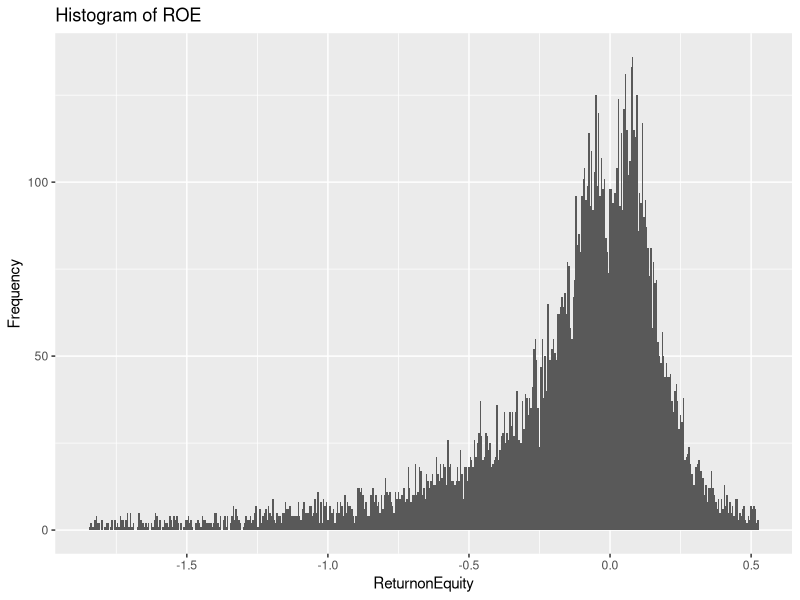
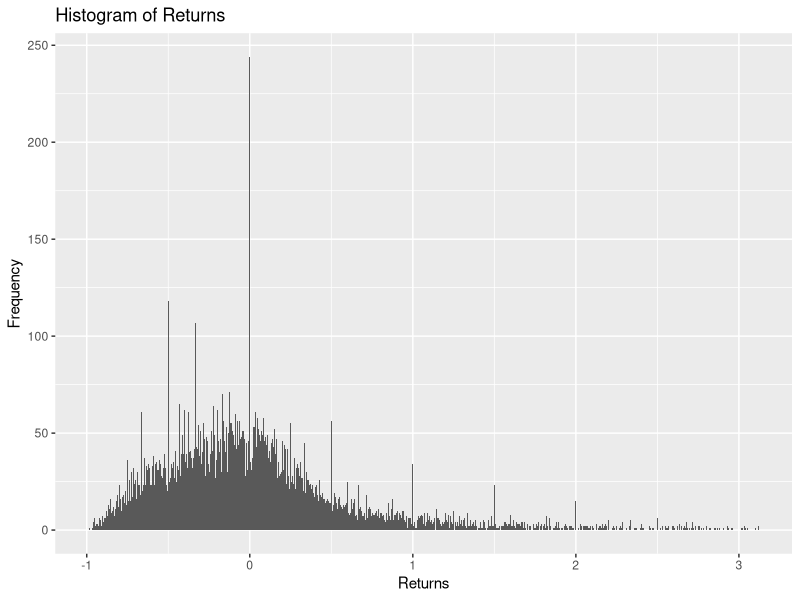
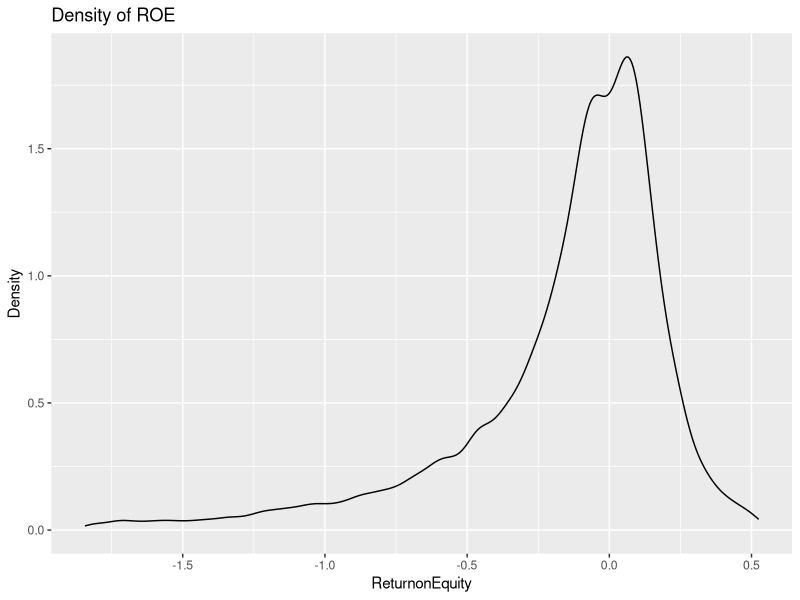
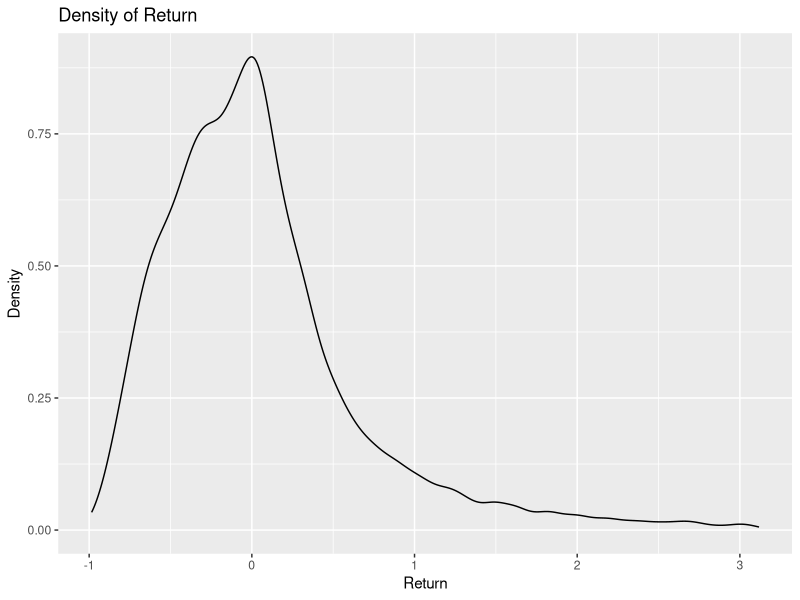
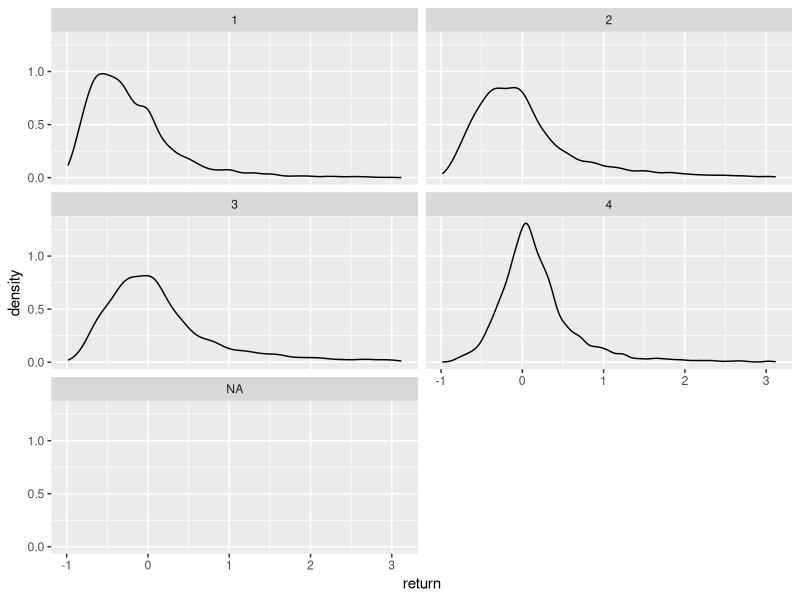

Generate these figures, in order, with R: (Note: this script raises an error after producing the figures.)
#import data (can use the menu import or the following code where XXXXX
# is the directory to the
# folders where you have saved the dataset ‘fatdata1’)
library(readxl)

fatdata1 <- read_excel("fatdata1.xlsx")
library(tidyverse)
# WEEKONE get descriptive stats for ROE and Return both for the sample as a whole
# and then by size groups
# define quantiles of interest
q = c(.25, .5, .75)

ROESummary <-
  fatdata1 %>%
  select(roe) %>%
  summarise(count = n(),
            mean = mean(roe), median =median(roe),
            min = min(roe), max = max(roe),
            quant25 = quantile(roe, probs = q[1]),
            quant75 = quantile(roe, probs = q[3]),
            sd = sd(roe))

ROESummarySize <-
  fatdata1 %>%
  group_by(size_group) %>%
  summarise(count = n(),
            mean = mean(roe),
            median = median(roe),
            min = min(roe), max = max(roe),
            quant25 = quantile(roe, probs = q[1]),
            quant75 = quantile(roe, probs = q[3]), sd = sd(roe))

ReturnSummary <-
  fatdata1 %>%
  select(return) %>%
  summarise(count = n(),
            mean = mean(return),
            median =median(return),
            min = min(return),max = max(return),
            quant25 = quantile(return, probs = q[1]),
            quant75 = quantile(return, probs = q[3]),
            sd = sd(return))

ReturnSummarySize <-
  fatdata1 %>%
  group_by(size_group) %>%
  summarise(count = n(),
            mean = mean(return),
            median =median(return),
            min = min(return),
            max = max(return),
            quant25 = quantile(return, probs = q[1]),
            quant75 = quantile(return, probs = q[3]),
            sd = sd(return))

## WEEKONE get histogram and density plot for ROE and Return
## get histogram for roe, return
ggplot(fatdata1, aes(roe)) +
  geom_histogram(binwidth = 0.005)+
  ggtitle("Histogram of ROE") +
  xlab("ReturnonEquity") + ylab("Frequency")

ggplot(fatdata1, aes(return)) +
  geom_histogram(binwidth = 0.005)+
  ggtitle("Histogram of Returns")+
  xlab("Returns") + ylab("Frequency")

ggplot(fatdata1, aes(x = roe)) +
  geom_density()+
  ggtitle("Density of ROE") +
  xlab("ReturnonEquity") + ylab("Density")

ggplot(fatdata1, aes(x = return)) +
  geom_density() +
  ggtitle("Density of Return") +
  xlab("Return") + ylab("Density")

##by category
ggplot(data = fatdata1, aes(x = return)) +
  geom_density() +
  facet_wrap (~size_group, nrow =4)

ggplot(data = ROEData, aes(x = Return)) +
  geom_histogram(binwidth = 0.005) +
  facet_wrap (~GIC.Groups, nrow =5)
